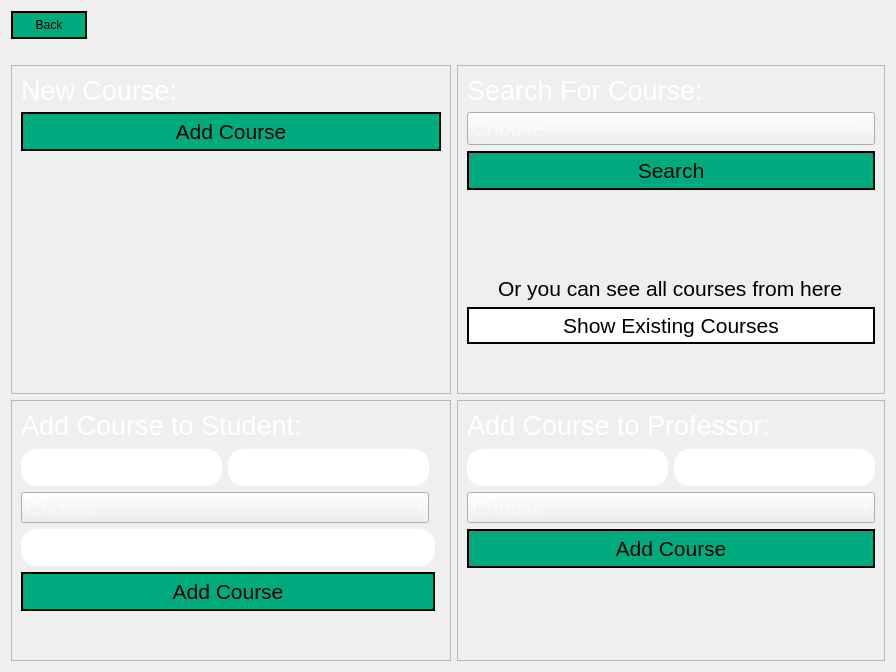
     <widget class="QWidget" name="page_10">
      <layout class="QGridLayout" name="gridLayout_21">
       <item row="2" column="0" colspan="2">
        <spacer name="verticalSpacer_28">
         <property name="orientation">
          <enum>Qt::Vertical</enum>
         </property>
         <property name="sizeType">
          <enum>QSizePolicy::Fixed</enum>
         </property>
         <property name="sizeHint" stdset="0">
          <size>
           <width>20</width>
           <height>20</height>
          </size>
         </property>
        </spacer>
       </item>
       <item row="1" column="0" colspan="2">
        <widget class="QPushButton" name="pushButton_9">
         <property name="sizePolicy">
          <sizepolicy hsizetype="Fixed" vsizetype="Fixed">
           <horstretch>0</horstretch>
           <verstretch>0</verstretch>
          </sizepolicy>
         </property>
         <property name="minimumSize">
          <size>
           <width>76</width>
           <height>0</height>
          </size>
         </property>
         <property name="styleSheet">
          <string notr="true">color: rgb(0, 0, 0);
background-color: rgb(0, 170, 127);
border-width: 2px;        
  border-style: solid;
  border-radius: 15px;
  padding:5px;</string>
         </property>
         <property name="text">
          <string>Back</string>
         </property>
        </widget>
       </item>
       <item row="3" column="1">
        <widget class="QFrame" name="frame_3">
         <property name="frameShape">
          <enum>QFrame::StyledPanel</enum>
         </property>
         <property name="frameShadow">
          <enum>QFrame::Sunken</enum>
         </property>
         <layout class="QGridLayout" name="gridLayout_19">
          <item row="3" column="0">
           <spacer name="verticalSpacer_21">
            <property name="orientation">
             <enum>Qt::Vertical</enum>
            </property>
            <property name="sizeHint" stdset="0">
             <size>
              <width>20</width>
              <height>40</height>
             </size>
            </property>
           </spacer>
          </item>
          <item row="0" column="0" colspan="2">
           <widget class="QLabel" name="label_48">
            <property name="font">
             <font>
              <pointsize>20</pointsize>
             </font>
            </property>
            <property name="styleSheet">
             <string notr="true">color: rgb(255, 255, 255);</string>
            </property>
            <property name="text">
             <string>Search For Course:</string>
            </property>
            <property name="alignment">
             <set>Qt::AlignLeading|Qt::AlignLeft|Qt::AlignVCenter</set>
            </property>
           </widget>
          </item>
          <item row="7" column="0">
           <spacer name="verticalSpacer_6">
            <property name="orientation">
             <enum>Qt::Vertical</enum>
            </property>
            <property name="sizeHint" stdset="0">
             <size>
              <width>20</width>
              <height>40</height>
             </size>
            </property>
           </spacer>
          </item>
          <item row="6" column="0" colspan="2">
           <widget class="QPushButton" name="pushButton_33">
            <property name="font">
             <font>
              <pointsize>16</pointsize>
             </font>
            </property>
            <property name="styleSheet">
             <string notr="true">color: rgb(0, 0, 0);
background-color: rgb(255, 255, 255);
border-width: 2px;        
  border-style: solid;
  border-radius: 20px;
  padding:4px;</string>
            </property>
            <property name="text">
             <string>Show Existing Courses</string>
            </property>
           </widget>
          </item>
          <item row="2" column="0" colspan="2">
           <widget class="QPushButton" name="pushButton_14">
            <property name="font">
             <font>
              <pointsize>16</pointsize>
             </font>
            </property>
            <property name="styleSheet">
             <string notr="true">color: rgb(0, 0, 0);
background-color: rgb(0, 170, 127);
border-width: 2px;        
  border-style: solid;
  border-radius: 20px;
  padding:5px;</string>
            </property>
            <property name="text">
             <string>Search</string>
            </property>
           </widget>
          </item>
          <item row="5" column="0" colspan="2" alignment="Qt::AlignHCenter">
           <widget class="QLabel" name="label_21">
            <property name="font">
             <font>
              <pointsize>16</pointsize>
             </font>
            </property>
            <property name="text">
             <string>Or you can see all courses from here</string>
            </property>
           </widget>
          </item>
          <item row="1" column="0" colspan="2">
           <widget class="QComboBox" name="comboBox_searchcourse">
            <property name="font">
             <font>
              <pointsize>16</pointsize>
             </font>
            </property>
            <property name="styleSheet">
             <string notr="true">color: rgb(255, 255, 255);</string>
            </property>
            <property name="placeholderText">
             <string>Choose</string>
            </property>
           </widget>
          </item>
          <item row="4" column="0">
           <spacer name="verticalSpacer_30">
            <property name="orientation">
             <enum>Qt::Vertical</enum>
            </property>
            <property name="sizeHint" stdset="0">
             <size>
              <width>20</width>
              <height>40</height>
             </size>
            </property>
           </spacer>
          </item>
         </layout>
        </widget>
       </item>
       <item row="4" column="0">
        <widget class="QFrame" name="frame_5">
         <property name="frameShape">
          <enum>QFrame::StyledPanel</enum>
         </property>
         <property name="frameShadow">
          <enum>QFrame::Sunken</enum>
         </property>
         <layout class="QGridLayout" name="gridLayout_18">
          <item row="6" column="0" colspan="3">
           <widget class="QLineEdit" name="lineEdit_scoredmarks_addstud">
            <property name="font">
             <font>
              <pointsize>16</pointsize>
             </font>
            </property>
            <property name="styleSheet">
             <string notr="true">color: rgb(255, 255, 255);

border-width: 2px;        
  border-style: solid;
border-color: rgb(255, 255, 255);
  border-radius: 15px;
  padding:3px;</string>
            </property>
            <property name="placeholderText">
             <string>Enter scored marks</string>
            </property>
           </widget>
          </item>
          <item row="4" column="1">
           <widget class="QLineEdit" name="lineEdit_lastname_addcourse_stud">
            <property name="font">
             <font>
              <pointsize>16</pointsize>
             </font>
            </property>
            <property name="styleSheet">
             <string notr="true">color: rgb(255, 255, 255);

border-width: 2px;        
  border-style: solid;
border-color: rgb(255, 255, 255);
  border-radius: 15px;
  padding:3px;</string>
            </property>
            <property name="placeholderText">
             <string>Last Name</string>
            </property>
           </widget>
          </item>
          <item row="0" column="0" colspan="3">
           <widget class="QLabel" name="label_28">
            <property name="font">
             <font>
              <pointsize>20</pointsize>
             </font>
            </property>
            <property name="styleSheet">
             <string notr="true">color: rgb(255, 255, 255);</string>
            </property>
            <property name="text">
             <string>Add Course to Student:</string>
            </property>
            <property name="alignment">
             <set>Qt::AlignLeading|Qt::AlignLeft|Qt::AlignVCenter</set>
            </property>
           </widget>
          </item>
          <item row="8" column="0" colspan="4">
           <spacer name="verticalSpacer_24">
            <property name="orientation">
             <enum>Qt::Vertical</enum>
            </property>
            <property name="sizeHint" stdset="0">
             <size>
              <width>20</width>
              <height>40</height>
             </size>
            </property>
           </spacer>
          </item>
          <item row="4" column="0">
           <widget class="QLineEdit" name="lineEdit_firstname_addcourse_stud">
            <property name="font">
             <font>
              <pointsize>16</pointsize>
             </font>
            </property>
            <property name="styleSheet">
             <string notr="true">color: rgb(255, 255, 255);

border-width: 2px;        
  border-style: solid;
border-color: rgb(255, 255, 255);
  border-radius: 15px;
  padding:3px;</string>
            </property>
            <property name="placeholderText">
             <string> First Name</string>
            </property>
           </widget>
          </item>
          <item row="5" column="0" colspan="2">
           <widget class="QComboBox" name="comboBox_choosecourse_addstud">
            <property name="font">
             <font>
              <pointsize>16</pointsize>
             </font>
            </property>
            <property name="styleSheet">
             <string notr="true">color: rgb(255, 255, 255);</string>
            </property>
            <property name="placeholderText">
             <string>Choose </string>
            </property>
            <property name="frame">
             <bool>false</bool>
            </property>
           </widget>
          </item>
          <item row="1" column="0">
           <spacer name="verticalSpacer_25">
            <property name="orientation">
             <enum>Qt::Vertical</enum>
            </property>
            <property name="sizeType">
             <enum>QSizePolicy::Fixed</enum>
            </property>
            <property name="sizeHint" stdset="0">
             <size>
              <width>20</width>
              <height>2</height>
             </size>
            </property>
           </spacer>
          </item>
          <item row="7" column="0" colspan="3">
           <widget class="QPushButton" name="pushButton_19">
            <property name="font">
             <font>
              <pointsize>16</pointsize>
             </font>
            </property>
            <property name="styleSheet">
             <string notr="true">color: rgb(0, 0, 0);
background-color: rgb(0, 170, 127);
border-width: 2px;        
  border-style: solid;
  border-radius: 20px;
  padding:5px;</string>
            </property>
            <property name="text">
             <string>Add Course</string>
            </property>
           </widget>
          </item>
         </layout>
        </widget>
       </item>
       <item row="3" column="0">
        <widget class="QFrame" name="frame_2">
         <property name="frameShape">
          <enum>QFrame::StyledPanel</enum>
         </property>
         <property name="frameShadow">
          <enum>QFrame::Sunken</enum>
         </property>
         <layout class="QGridLayout" name="gridLayout_17">
          <item row="0" column="0">
           <layout class="QGridLayout" name="gridLayout_16">
            <item row="2" column="0">
             <widget class="QPushButton" name="pushButton_13">
              <property name="font">
               <font>
                <pointsize>16</pointsize>
               </font>
              </property>
              <property name="styleSheet">
               <string notr="true">color: rgb(0, 0, 0);
background-color: rgb(0, 170, 127);
border-width: 2px;        
  border-style: solid;
  border-radius: 20px;
  padding:5px;</string>
              </property>
              <property name="text">
               <string>Add Course</string>
              </property>
             </widget>
            </item>
            <item row="1" column="0">
             <widget class="QLabel" name="label_47">
              <property name="font">
               <font>
                <pointsize>20</pointsize>
               </font>
              </property>
              <property name="styleSheet">
               <string notr="true">color: rgb(255, 255, 255);</string>
              </property>
              <property name="text">
               <string>New Course:</string>
              </property>
             </widget>
            </item>
            <item row="4" column="0">
             <spacer name="verticalSpacer_5">
              <property name="orientation">
               <enum>Qt::Vertical</enum>
              </property>
              <property name="sizeHint" stdset="0">
               <size>
                <width>20</width>
                <height>40</height>
               </size>
              </property>
             </spacer>
            </item>
           </layout>
          </item>
         </layout>
        </widget>
       </item>
       <item row="4" column="1">
        <widget class="QFrame" name="frame_4">
         <property name="frameShape">
          <enum>QFrame::StyledPanel</enum>
         </property>
         <property name="frameShadow">
          <enum>QFrame::Sunken</enum>
         </property>
         <layout class="QGridLayout" name="gridLayout_20">
          <item row="2" column="0">
           <widget class="QLineEdit" name="lineEdit_addcourse_firstname_addprof">
            <property name="font">
             <font>
              <pointsize>16</pointsize>
             </font>
            </property>
            <property name="styleSheet">
             <string notr="true">color: rgb(255, 255, 255);

border-width: 2px;        
  border-style: solid;
border-color: rgb(255, 255, 255);
  border-radius: 15px;
  padding:3px;</string>
            </property>
            <property name="placeholderText">
             <string>Enter firstname</string>
            </property>
           </widget>
          </item>
          <item row="5" column="0" colspan="2">
           <widget class="QPushButton" name="pushButton_20">
            <property name="font">
             <font>
              <pointsize>16</pointsize>
             </font>
            </property>
            <property name="styleSheet">
             <string notr="true">color: rgb(0, 0, 0);
background-color: rgb(0, 170, 127);
border-width: 2px;        
  border-style: solid;
  border-radius: 20px;
  padding:5px;</string>
            </property>
            <property name="text">
             <string>Add Course</string>
            </property>
           </widget>
          </item>
          <item row="4" column="0" colspan="2">
           <widget class="QComboBox" name="comboBox_choose_course_addprof">
            <property name="font">
             <font>
              <pointsize>16</pointsize>
             </font>
            </property>
            <property name="styleSheet">
             <string notr="true">color: rgb(255, 255, 255);
</string>
            </property>
            <property name="placeholderText">
             <string>Choose </string>
            </property>
            <property name="frame">
             <bool>false</bool>
            </property>
           </widget>
          </item>
          <item row="1" column="0">
           <spacer name="verticalSpacer_29">
            <property name="orientation">
             <enum>Qt::Vertical</enum>
            </property>
            <property name="sizeType">
             <enum>QSizePolicy::Fixed</enum>
            </property>
            <property name="sizeHint" stdset="0">
             <size>
              <width>20</width>
              <height>2</height>
             </size>
            </property>
           </spacer>
          </item>
          <item row="6" column="0" colspan="2">
           <spacer name="verticalSpacer_27">
            <property name="orientation">
             <enum>Qt::Vertical</enum>
            </property>
            <property name="sizeHint" stdset="0">
             <size>
              <width>20</width>
              <height>40</height>
             </size>
            </property>
           </spacer>
          </item>
          <item row="2" column="1">
           <widget class="QLineEdit" name="lineEdit_addcourse_lastname_addprof">
            <property name="font">
             <font>
              <pointsize>16</pointsize>
             </font>
            </property>
            <property name="styleSheet">
             <string notr="true">color: rgb(255, 255, 255);

border-width: 2px;        
  border-style: solid;
border-color: rgb(255, 255, 255);
  border-radius: 15px;
  padding:3px;</string>
            </property>
            <property name="placeholderText">
             <string>Enter lastname</string>
            </property>
           </widget>
          </item>
          <item row="0" column="0" colspan="2">
           <widget class="QLabel" name="label_31">
            <property name="font">
             <font>
              <pointsize>20</pointsize>
             </font>
            </property>
            <property name="autoFillBackground">
             <bool>false</bool>
            </property>
            <property name="styleSheet">
             <string notr="true">color: rgb(255, 255, 255);</string>
            </property>
            <property name="frameShadow">
             <enum>QFrame::Plain</enum>
            </property>
            <property name="text">
             <string>Add Course to Professor:</string>
            </property>
            <property name="textFormat">
             <enum>Qt::PlainText</enum>
            </property>
            <property name="scaledContents">
             <bool>false</bool>
            </property>
            <property name="alignment">
             <set>Qt::AlignLeading|Qt::AlignLeft|Qt::AlignVCenter</set>
            </property>
            <property name="wordWrap">
             <bool>false</bool>
            </property>
           </widget>
          </item>
         </layout>
        </widget>
       </item>
      </layout>
     </widget>
